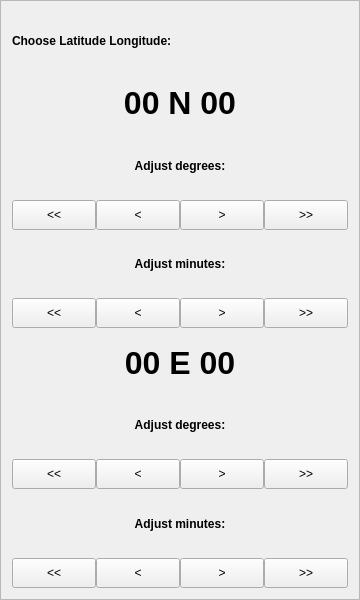
<?xml version="1.0" encoding="UTF-8"?>
<ui version="4.0">
 <class>QHWLatLongChooser</class>
 <widget class="QFrame" name="QHWLatLongChooser">
  <property name="geometry">
   <rect>
    <x>0</x>
    <y>0</y>
    <width>360</width>
    <height>600</height>
   </rect>
  </property>
  <property name="windowTitle">
   <string>Frame</string>
  </property>
  <property name="frameShape">
   <enum>QFrame::StyledPanel</enum>
  </property>
  <property name="frameShadow">
   <enum>QFrame::Raised</enum>
  </property>
  <layout class="QVBoxLayout" name="verticalLayout">
   <item>
    <widget class="QLabel" name="label">
     <property name="font">
      <font>
       <pointsize>9</pointsize>
       <weight>75</weight>
       <bold>true</bold>
      </font>
     </property>
     <property name="text">
      <string>Choose Latitude Longitude:</string>
     </property>
    </widget>
   </item>
   <item>
    <widget class="QLabel" name="latitudeLabel">
     <property name="font">
      <font>
       <pointsize>24</pointsize>
       <weight>75</weight>
       <bold>true</bold>
      </font>
     </property>
     <property name="text">
      <string>00 N 00</string>
     </property>
     <property name="alignment">
      <set>Qt::AlignCenter</set>
     </property>
    </widget>
   </item>
   <item>
    <widget class="QLabel" name="latDegLabel">
     <property name="font">
      <font>
       <pointsize>9</pointsize>
       <weight>75</weight>
       <bold>true</bold>
      </font>
     </property>
     <property name="text">
      <string>Adjust degrees:</string>
     </property>
     <property name="alignment">
      <set>Qt::AlignCenter</set>
     </property>
    </widget>
   </item>
   <item>
    <layout class="QHBoxLayout" name="horizontalLayout_2">
     <property name="spacing">
      <number>0</number>
     </property>
     <item>
      <widget class="QPushButton" name="btnLatDegLessLarge">
       <property name="minimumSize">
        <size>
         <width>0</width>
         <height>30</height>
        </size>
       </property>
       <property name="text">
        <string>&lt;&lt;</string>
       </property>
      </widget>
     </item>
     <item>
      <widget class="QPushButton" name="btnLatDegLessStep">
       <property name="minimumSize">
        <size>
         <width>0</width>
         <height>30</height>
        </size>
       </property>
       <property name="text">
        <string>&lt;</string>
       </property>
      </widget>
     </item>
     <item>
      <widget class="QPushButton" name="btnLatDegMoreStep">
       <property name="minimumSize">
        <size>
         <width>0</width>
         <height>30</height>
        </size>
       </property>
       <property name="text">
        <string>&gt;</string>
       </property>
      </widget>
     </item>
     <item>
      <widget class="QPushButton" name="btnLatDegMoreLarge">
       <property name="minimumSize">
        <size>
         <width>0</width>
         <height>30</height>
        </size>
       </property>
       <property name="text">
        <string>&gt;&gt;</string>
       </property>
      </widget>
     </item>
    </layout>
   </item>
   <item>
    <widget class="QLabel" name="latMinLabel">
     <property name="font">
      <font>
       <pointsize>9</pointsize>
       <weight>75</weight>
       <bold>true</bold>
      </font>
     </property>
     <property name="text">
      <string>Adjust minutes:</string>
     </property>
     <property name="alignment">
      <set>Qt::AlignCenter</set>
     </property>
    </widget>
   </item>
   <item>
    <layout class="QHBoxLayout" name="horizontalLayout">
     <property name="spacing">
      <number>0</number>
     </property>
     <item>
      <widget class="QPushButton" name="btnLatMinLessLarge">
       <property name="minimumSize">
        <size>
         <width>0</width>
         <height>30</height>
        </size>
       </property>
       <property name="text">
        <string>&lt;&lt;</string>
       </property>
      </widget>
     </item>
     <item>
      <widget class="QPushButton" name="btnLatMinLessStep">
       <property name="minimumSize">
        <size>
         <width>0</width>
         <height>30</height>
        </size>
       </property>
       <property name="text">
        <string>&lt;</string>
       </property>
      </widget>
     </item>
     <item>
      <widget class="QPushButton" name="btnLatMinMoreStep">
       <property name="minimumSize">
        <size>
         <width>0</width>
         <height>30</height>
        </size>
       </property>
       <property name="text">
        <string>&gt;</string>
       </property>
      </widget>
     </item>
     <item>
      <widget class="QPushButton" name="btnLatMinMoreLarge">
       <property name="minimumSize">
        <size>
         <width>0</width>
         <height>30</height>
        </size>
       </property>
       <property name="text">
        <string>&gt;&gt;</string>
       </property>
      </widget>
     </item>
    </layout>
   </item>
   <item>
    <widget class="QLabel" name="longitudeLabel">
     <property name="font">
      <font>
       <pointsize>24</pointsize>
       <weight>75</weight>
       <bold>true</bold>
      </font>
     </property>
     <property name="text">
      <string>00 E 00</string>
     </property>
     <property name="alignment">
      <set>Qt::AlignCenter</set>
     </property>
    </widget>
   </item>
   <item>
    <widget class="QLabel" name="longDegLabel">
     <property name="font">
      <font>
       <pointsize>9</pointsize>
       <weight>75</weight>
       <bold>true</bold>
      </font>
     </property>
     <property name="text">
      <string>Adjust degrees:</string>
     </property>
     <property name="alignment">
      <set>Qt::AlignCenter</set>
     </property>
    </widget>
   </item>
   <item>
    <layout class="QHBoxLayout" name="horizontalLayout_3">
     <property name="spacing">
      <number>0</number>
     </property>
     <item>
      <widget class="QPushButton" name="btnLongDegLessLarge">
       <property name="minimumSize">
        <size>
         <width>0</width>
         <height>30</height>
        </size>
       </property>
       <property name="text">
        <string>&lt;&lt;</string>
       </property>
      </widget>
     </item>
     <item>
      <widget class="QPushButton" name="btnLongDegLessStep">
       <property name="minimumSize">
        <size>
         <width>0</width>
         <height>30</height>
        </size>
       </property>
       <property name="text">
        <string>&lt;</string>
       </property>
      </widget>
     </item>
     <item>
      <widget class="QPushButton" name="btnLongDegMoreStep">
       <property name="minimumSize">
        <size>
         <width>0</width>
         <height>30</height>
        </size>
       </property>
       <property name="text">
        <string>&gt;</string>
       </property>
      </widget>
     </item>
     <item>
      <widget class="QPushButton" name="btnLongDegMoreLarge">
       <property name="minimumSize">
        <size>
         <width>0</width>
         <height>30</height>
        </size>
       </property>
       <property name="text">
        <string>&gt;&gt;</string>
       </property>
      </widget>
     </item>
    </layout>
   </item>
   <item>
    <widget class="QLabel" name="longMinLabel">
     <property name="font">
      <font>
       <pointsize>9</pointsize>
       <weight>75</weight>
       <bold>true</bold>
      </font>
     </property>
     <property name="text">
      <string>Adjust minutes:</string>
     </property>
     <property name="alignment">
      <set>Qt::AlignCenter</set>
     </property>
    </widget>
   </item>
   <item>
    <layout class="QHBoxLayout" name="horizontalLayout_4">
     <property name="spacing">
      <number>0</number>
     </property>
     <item>
      <widget class="QPushButton" name="btnLongMinLessLarge">
       <property name="minimumSize">
        <size>
         <width>0</width>
         <height>30</height>
        </size>
       </property>
       <property name="text">
        <string>&lt;&lt;</string>
       </property>
      </widget>
     </item>
     <item>
      <widget class="QPushButton" name="btnLongMinLessStep">
       <property name="minimumSize">
        <size>
         <width>0</width>
         <height>30</height>
        </size>
       </property>
       <property name="text">
        <string>&lt;</string>
       </property>
      </widget>
     </item>
     <item>
      <widget class="QPushButton" name="btnLongMinMoreStep">
       <property name="minimumSize">
        <size>
         <width>0</width>
         <height>30</height>
        </size>
       </property>
       <property name="text">
        <string>&gt;</string>
       </property>
      </widget>
     </item>
     <item>
      <widget class="QPushButton" name="btnLongMinMoreLarge">
       <property name="minimumSize">
        <size>
         <width>0</width>
         <height>30</height>
        </size>
       </property>
       <property name="text">
        <string>&gt;&gt;</string>
       </property>
      </widget>
     </item>
    </layout>
   </item>
  </layout>
 </widget>
 <resources/>
 <connections/>
</ui>
